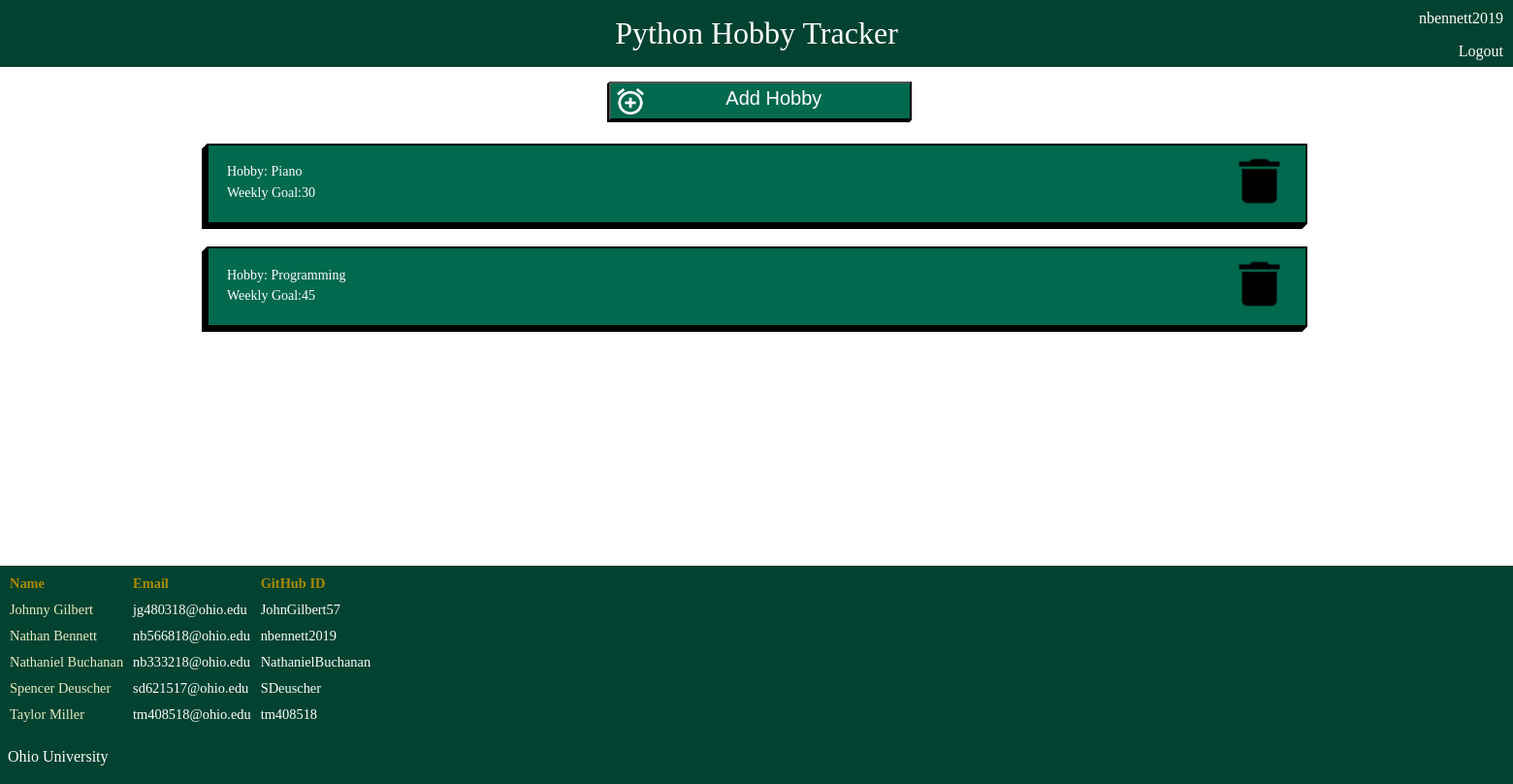
The app's page /userhobbies/ (signed in) with its own data.
### myapp/models.py (models this page shows, shortened)
class Hobby(models.Model):
    hobbyUser = models.ForeignKey(User, on_delete=models.CASCADE)
    spriteId = models.ForeignKey(Sprite, on_delete=models.CASCADE) #CHECK THIS
    name = models.CharField(max_length=300)
    timeLimit = models.IntegerField()

### myapp/views.py (the view)
# urls.py: path('userhobbies/', views.hobbiespage),
def hobbiespage(response):
    if response.method == "POST":
        form = NewHobbyForm(response.POST)
        if(form.is_valid()):
            obj = form.save(commit=False)
            obj.hobbyUser = User.objects.get(pk=response.user.id)
            obj.save()
            return redirect("/userhobbies")
    else:
        form = NewHobbyForm()
    if response.user.is_anonymous:
        return redirect('/login')
    if response.method == "POST" and 'delete' in response.POST:
        print(response.POST.get('delete'))
        delete_key = response.POST.get('delete')
        if Hobby.objects.filter(pk=delete_key).count() > 0:
            target = Hobby.objects.get(pk=delete_key)
            target.delete()
    userHobbies = Hobby.objects.filter(hobbyUser=response.user)
    context = {
        'userHobbies': list(userHobbies),
        'form': form
    }
    return render(response, './myhobby/userhobbies.html', context)

### myapp/models.py (called while the page is built)
    def __str__(self):
        return self.spriteName

### myapp/templates/myhobby/userhobbies.html (shortened to what this page needs)
{% load static %}
<!DOCTYPE >
<html>
    <head>
        <link rel = "stylesheet" type = "text/css" href="{% static 'myapp/css/userhobbies.css' %}">
    </head>
    <body>
        <div id = header>
            <p>Python Hobby Tracker</p>
        </div>
        <div id = credentials>
            <p>{{user.username}}</p>
            <a href = "{% url 'logout' %}">Logout</a>
        </div>
        <div id = container>
            <div id = addhobby>
                <button data-modal-target = "#modal" type = 'submit' id = "Create"><img src = "{% static 'myapp/img/add.png' %}"/><p>Add Hobby</p></button>
            </div>
            {% for hobby in userHobbies %}
            <div id = hobbyinfo>
                <a href="/test?hobbyid={{ hobby.id }}">
                    <p style = "padding-bottom: 0.5%;">Hobby: {{ hobby.name }}</p>
                    <p>Weekly Goal:{{ hobby.timeLimit}}</p>
                </a>
                <form method="POST">
                    <button type='submit' name="delete" value='{{hobby.id}}'><img src ="{% static 'myapp/img/Vector.png' %}" alt = "Trash Can"/></button>
                </form>
            </div>
        {% endfor %}
        </div>
        <div id = footer>
                <table>
                    <tr>
                        <th>Name</th>
                        <th>Email</th>
                        <th>GitHub ID</th>
                    </tr>
                    <tr>
                        <td>Johnny Gilbert</td>
                        <td><a href="mailto: jg480318@ohio.edu">jg480318@ohio.edu</a></td>
                        <td><a href=https://github.com/JohnGilbert57>JohnGilbert57</a></td>
                    </tr>
                    <tr>
                        <td>Nathan Bennett</td>
                        <td><a href="mailto: nb566818@ohio.edu">nb566818@ohio.edu</a></td>
                        <td><a href=https://github.com/nbennett2019>nbennett2019</a></td>
                    </tr>
                    <tr>
                        <td>Nathaniel Buchanan</td>
                        <td><a href="mailto: nb333218@ohio.edu">nb333218@ohio.edu</a></td>
                        <td><a href=https://github.com/NathanielBuchanan>NathanielBuchanan</a></td></td>
                    </tr>
                    <tr>
                        <td>Spencer Deuscher</td>
                        <td><a href="mailto: sd621517@ohio.edu">sd621517@ohio.edu</a></td>
                        <td><a href=https://github.com/SDeuscher>SDeuscher</a></td></td>
                    </tr>
                    <tr>
                        <td>Taylor Miller</td>
                        <td><a href="mailto: tm408518@ohio.edu">tm408518@ohio.edu</a></td>
                        <td><a href=https://github.com/tm408518>tm408518</a></td>
                    </tr>
                </table>
                <p><a href=https://www.ohio.edu>&nbsp&nbspOhio University<a></p>
            </div>
    </body>
</html>

### myapp/static/myapp/css/userhobbies.css (style rules this page uses)
body { margin: 0; padding: 0; font-family: "Robobto"; position: relative; height: 100%; overflow-x: hidden; }
table { font-family: georgia, serif; border-spacing: 10px; font-size: 90%; }
td { text-align: left; padding: 0%; color:rgb(231,236,195); }
#credentials { position: relative; float: right; top: -75px; text-align: right; padding-right: 10px; margin: 0; color: white; }
th { text-align: left; padding: 0%; color: rgb(170,138,0); }
a:link, a:visited { color: rgb(255, 255, 255); background-color: transparent; text-decoration: none; }
#header { margin-top: -2%; width: 100%; height: 100px; float: right; background-color:#024230; }
#header p { text-align: center; margin: auto; margin-top: 1%; padding-top: 2%; font-size: 200%; color: rgb(255, 255, 255); }
#footer { height: 225px; width: 100%; margin-top: 1.5%; position: relative; width: 100%; bottom: 0%; color: rgb(255, 255, 255); background-color: #024230; }
#hobbyinfo { width: 70%; background-color: #00694E; margin: 0 auto; height: 5%; padding: 1.25%; margin-bottom: 1.5%; border: 2px solid black; box-shadow: -1px 1px black, -2px 2px black, -3px 3px black, -4px 4px black, -5px 5px black; }
#hobbyinfo p { color: white; margin: 0; font-size: 14px; }
#hobbyinfo img { height: 80%; cursor: pointer; }
#hobbyinfo button { float: right; transform:translateY(-84%); height: 150%; background-color: #00694E; border:none; }
#addhobby { display: block; margin-left: 40.25%; margin-right: auto; width: 100%; margin-bottom: 1.5%; }
#Create { width: 20%; height: 5%; background-color: #00694E; margin-top: 1%; box-shadow: -1px 1px black, -2px 2px black; cursor:pointer; }
#addhobby img { height: 80%; float: left; padding-top: 0.25%; color: white; }
#addhobby p { display: inline; margin-top: 25%; font-size: 150%; color: white; }
#container { min-height:70%; }

### records on screen
Hobby: name "Piano", timeLimit "30", {{ hobby.id }} 1 (drawn)
Hobby: name "Programming", timeLimit "45", {{ hobby.id }} 2 (drawn)

### other values on screen
{{ user.username }} "nbennett2019"
